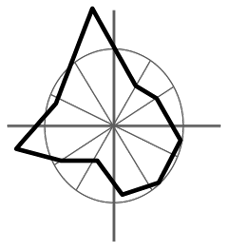
#> input picture gauquelinzonesrotated.gif, 228 x 250 px
$ python all_sps_vs_gauquelin_extracted.py
#> lines starting #> are read from the running program, lines starting #| are printed output that depends on the picture; after the words box and inside, x2 and y2 are one past the last pixel; in counts of white or black regions, pixels touching at a corner belong together
"""
all_sps_vs_gauquelin_extracted.py
   — Same protocol as mars_vs_gauquelin_extracted_shape.py, but applied
     to every non-Mesarthim special point.

  Workflow
  --------
  1. Extract the Gauquelin reference shape from
        ~/Downloads/gauquelinzonesrotated.gif
     by tracing radial distances from the cross-centre at 360 integer
     angles in (0°=top, CW) convention.  Mean-centre and peak-normalise.
  2. For each SP j ∈ {Sun, Moon, Mercury, Venus, Mars, Jupiter, Saturn,
     Uranus, Neptune, Pluto}:
        a. Build wave_j[k] (bin k = angle to SP_j).
        b. Rotate by φ̄_j (circular mean of SP_j_lon) into Mes-frame.
        c. Gaussian-smooth (σ = 30 bin, mode='wrap'), mean-centre.
        d. Take residual_j = SP_j_smooth_centred − Mes_smooth_centred.
        e. Peak-normalise to ±1.
        f. Pearson r vs extracted Gauquelin shape  (and best circular
           shift to gauge alignment robustness).
  3. Render a 2×5 polar grid of overlays + a ranking table + summary
     plots.
"""

import csv as csv_mod
import warnings
from pathlib import Path

import numpy as np
from scipy.ndimage import gaussian_filter1d, median_filter
from PIL import Image
import matplotlib
matplotlib.use("Agg")
import matplotlib.pyplot as plt
import matplotlib.image as mpimg

warnings.filterwarnings("ignore")

DATA_DIR  = Path(__file__).parent
OUT_DIR   = Path(__file__).parent
CSV_FILE  = DATA_DIR / "MinorPlanetSunData.csv"
SP_NPY    = OUT_DIR / "corrected_sp_series.npy"
NAMED_NPY = OUT_DIR / "named_planet_angles_full.npy"
GAUQ_GIF  = Path(__file__).parent / "gauquelinzonesrotated.gif"

N_WAVE     = 360
SIGMA      = 30
LABELS = [
    "Mesarthim", "Sun", "Moon", "Mercury", "Venus",
    "Mars", "Jupiter", "Saturn", "Uranus", "Neptune", "Pluto", "Rahu",
]
MESARTHIM_IDX = 0
SP_COLORS = [
    "#666666", "#e6a700", "#888aa8", "#7a5cb1", "#d96aa6",
    "#c0392b", "#b07a1a", "#3a7a52", "#2c8aa1", "#26426b", "#5a2c80", "#6a1b9a",
]
ASTRO_LAGS = [24, 30, 36, 40, 45, 51, 60, 72, 90, 120, 180]


def _parse(s):
    try:    return float(s.strip())
    except ValueError: return float("nan")


def load_csv(path):
    with open(path, newline="") as f:
        rows = list(csv_mod.reader(f))[:-1]
    return np.array([[_parse(c) for c in r[1:]] for r in rows[1:]], dtype=float)


def normalize_l2(v):
    n = np.linalg.norm(v); return v / n if n > 0 else v.copy()


# [4 lines left out: function wave_from_pairs, not called in this run]


def circular_mean_deg(a):
    return np.degrees(np.angle(np.mean(np.exp(1j * np.radians(a))))) % 360.0


def extract_gauquelin_shape(gif_path):
    im = Image.open(str(gif_path)).convert("L")
    arr = np.array(im).astype(np.int16)
    H, W = arr.shape
    black = arr < 60
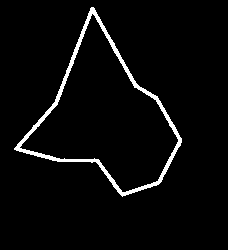
#> black: shape (250, 228) bool; 3.6% white; 1 white region, box (x1, y1, x2, y2) and area: (14, 7, 182, 197) 2033
    gray  = (arr >= 60) & (arr < 200)
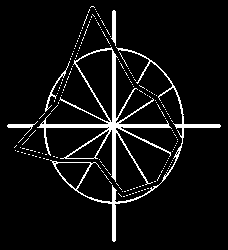
#> gray: shape (250, 228) bool; 6.8% white; 188 white regions (183 under 20 px), largest, box (x1, y1, x2, y2) and area: (37, 47, 172, 185) 1959, (50, 47, 221, 242) 1147, (111, 10, 116, 46) 130, (45, 61, 70, 112) 114, (7, 121, 38, 136) 113
    cx = int(np.argmax(gray.sum(axis=0)))
#> cx = 113
    cy = int(np.argmax(gray.sum(axis=1)))
#> cy = 126
    max_r = int(0.55 * min(H, W))
    radii = np.zeros(N_WAVE, dtype=np.float64)
    for theta_deg in range(N_WAVE):
        rad = np.radians(theta_deg)
        dx = np.sin(rad); dy = -np.cos(rad)
        last_black_r = 0.0
        for rr in range(1, max_r):
            x = int(round(cx + dx * rr))
            y = int(round(cy + dy * rr))
            if x < 0 or x >= W or y < 0 or y >= H: break
            if black[y, x]: last_black_r = float(rr)
        radii[theta_deg] = last_black_r
#> after the loop, radii = 360 values, max 121 at index 350, min 39 at index 206, mean 66.16
    zero_mask = radii == 0
    if zero_mask.any():
        good_idx = np.where(~zero_mask)[0]
        bad_idx  = np.where(zero_mask)[0]
        radii[zero_mask] = np.interp(bad_idx, good_idx, radii[good_idx], period=N_WAVE)
    # circular median filter
    radii = median_filter(np.concatenate([radii[-7:], radii, radii[:7]]), size=5)[7:-7]
#> radii = 360 values, max 119 at index 349, min 40 at index 203, mean 66.15
    return radii, (cx, cy)


def main():
    print(f"Loading Gauquelin reference: {GAUQ_GIF}")
    gauq_radii, centre = extract_gauquelin_shape(GAUQ_GIF)
#> gauq_radii has the same summary as radii in extract_gauquelin_shape; centre = (113, 126)
    gauq_norm = (gauq_radii - gauq_radii.mean())
#> gauq_norm = 360 values, max 52.85 at index 349, min -26.15 at index 203, mean -5.68e-15
    gauq_norm = gauq_norm / np.max(np.abs(gauq_norm))
#> gauq_norm = 360 values, max 1 at index 349, min -0.495 at index 203, mean -9.87e-17
    pk_g = int(np.argmax(gauq_norm)); tr_g = int(np.argmin(gauq_norm))
#> after `pk_g = int(np.argmax(gauq_norm))`: pk_g = 349
#> after `tr_g = int(np.argmin(gauq_norm))`: tr_g = 203
    print(f"  Extracted: peak @ {pk_g}°  ·  trough @ {tr_g}°  ·  centre {centre}")
#|   Extracted: peak @ 349°  ·  trough @ 203°  ·  centre (113, 126)

    body = load_csv(CSV_FILE)
    articles_raw = body[:, 0::2].T
    named_angles_full = np.load(NAMED_NPY)
    valid_mask = ~np.any(np.isnan(named_angles_full), axis=1)
    n_planets = int(valid_mask.sum())
    named_angles = named_angles_full[valid_mask]
    articles = articles_raw[valid_mask]
    sp_series = np.load(SP_NPY)
    n_sp = sp_series.shape[0]
    sp_lon_t = (sp_series - sp_series[MESARTHIM_IDX:MESARTHIM_IDX + 1]) % 360.0
    phi_bar = np.array([circular_mean_deg(sp_lon_t[j]) for j in range(n_sp)])
    norm_articles = np.array(
        [normalize_l2(articles[i].astype(float)) for i in range(n_planets)],
        dtype=np.float32
    )

    print(f"\nBuilding per-SP waves (n={n_planets} Horizons-verified planets)…")
    waves_sp = np.zeros((n_sp, N_WAVE))
    for j in range(n_sp):
        sp = sp_series[j]
        ang = (named_angles - sp[None, :]) % 360.0
        ang_int = (np.ceil(ang).astype(np.int32) % 360).reshape(-1).astype(np.int64)
        waves_sp[j] = wave_from_pairs(ang_int, norm_articles.reshape(-1))
    waves_mes_frame = np.zeros_like(waves_sp)
    for j in range(n_sp):
        waves_mes_frame[j] = np.roll(waves_sp[j], int(np.round(phi_bar[j])) % N_WAVE)
    waves_smooth = np.array([gaussian_filter1d(w, SIGMA, mode="wrap")
                              for w in waves_mes_frame])
    waves_centered = waves_smooth - waves_smooth.mean(axis=1, keepdims=True)
    mes_curve = waves_centered[MESARTHIM_IDX]
    residuals = waves_centered - mes_curve[None, :]   # Mes residual = 0 by construction

    # Peak-normalise each non-Mesarthim residual
    sp_indices = [j for j in range(n_sp) if j != MESARTHIM_IDX]
    norm_residuals = {}
    summary = []
    for j in sp_indices:
        r = residuals[j]
        peak_amp = float(np.max(np.abs(r)))
        rn = r / peak_amp if peak_amp > 0 else r
        norm_residuals[j] = rn
        pk_m = int(np.argmax(rn)); tr_m = int(np.argmin(rn))
        pearson_r = float(np.corrcoef(rn, gauq_norm)[0, 1])
        rs = np.array([np.corrcoef(np.roll(rn, sh), gauq_norm)[0, 1]
                        for sh in range(N_WAVE)])
        best_shift = int(np.argmax(rs)); best_r = float(rs[best_shift])
        summary.append({
            "j": j,
            "label": LABELS[j],
            "peak_bin": pk_m,
            "trough_bin": tr_m,
            "peak_amp_raw": peak_amp,
            "r_pearson": pearson_r,
            "r_pearson_sq": pearson_r ** 2,
            "best_shift": best_shift,
            "r_best_shift": best_r,
        })

    # Ranking
    summary.sort(key=lambda x: -x["r_pearson"])
    print(f"\n══════════ RANKING: Pearson r(SP residual σ={SIGMA}, extracted Gauquelin) ══════════")
    print(f"  {'rank':<5} {'SP':<10} {'peak θ':>7} {'trough θ':>9} "
          f"{'r':>9} {'R²':>8} {'best_shift':>11} {'r_best':>8}")
    print("  " + "-" * 75)
    for rank, s in enumerate(summary, start=1):
        # convert best_shift to ±180° signed
        sh = s["best_shift"]; sh_s = sh - 360 if sh > 180 else sh
        print(f"  {rank:<5} {s['label']:<10} {s['peak_bin']:>6d}° {s['trough_bin']:>8d}° "
              f"{s['r_pearson']:>+9.4f} {s['r_pearson_sq']:>8.4f} "
              f"{sh_s:>+10d}° {s['r_best_shift']:>+8.4f}")

    # ── PLOTTING: 2×5 polar grid of overlays ─────────────────── #
    theta = np.radians(np.arange(N_WAVE))
    theta_closed = np.concatenate([theta, theta[:1]])
    rg = 0.85 + 0.45 * gauq_norm
    rg_closed = np.concatenate([rg, rg[:1]])

    fig = plt.figure(figsize=(28, 13))
    # plot in ranking order (so the strongest matches come first)
    for idx, s in enumerate(summary):
        ax = fig.add_subplot(3, 4, idx + 1, projection="polar")
        rn = norm_residuals[s["j"]]
        rd = 0.85 + 0.45 * rn
        rd_closed = np.concatenate([rd, rd[:1]])
        # Background: reference circle, spokes, crosshairs
        ax.plot(theta_closed, np.ones_like(theta_closed) * 0.85,
                color="gray", lw=1.0, alpha=0.7)
        for ang_deg in range(0, 360, 45):
            ax.plot([np.radians(ang_deg), np.radians(ang_deg)], [0, 1.4],
                    color="gray", lw=0.5, alpha=0.5)
        for ang_deg in [0, 90, 180, 270]:
            ax.plot([np.radians(ang_deg), np.radians(ang_deg)], [0, 1.4],
                    color="dimgray", lw=1.2, alpha=0.7)
        # Gauquelin shape (faint orange)
        ax.plot(theta_closed, rg_closed, color="#d97a00", lw=2.0,
                alpha=0.55, label="Gauquelin (extracted)")
        ax.fill(theta_closed, rg_closed, color="#fbd29a", alpha=0.20)
        # SP residual (bold, SP-coloured)
        ax.plot(theta_closed, rd_closed, color=SP_COLORS[s["j"]],
                lw=2.6, zorder=10, label=f"{s['label']} (σ={SIGMA})")
        # Peak/trough markers
        ax.scatter([np.radians(s["peak_bin"])], [rd[s["peak_bin"]]],
                    color="darkred", s=50, zorder=11,
                    edgecolors="white", linewidths=0.8)
        ax.scatter([np.radians(s["trough_bin"])], [rd[s["trough_bin"]]],
                    color="darkblue", s=50, zorder=11,
                    edgecolors="white", linewidths=0.8)
        # Peak of Gauquelin for reference
        ax.scatter([np.radians(pk_g)], [rg[pk_g]],
                    marker="*", color="#d97a00", s=110, zorder=12,
                    edgecolors="white", linewidths=0.6)

        ax.set_theta_zero_location("N")
        ax.set_theta_direction(-1)
        ax.set_xticks(np.radians(np.arange(0, 360, 45)))
        ax.set_xticklabels(["0", "45", "90", "135", "180", "225", "270", "315"],
                            fontsize=7)
        ax.set_ylim(0, 1.4)
        ax.set_yticklabels([])
        ax.set_title(
            f"#{idx+1}  {s['label']}\n"
            f"peak {s['peak_bin']}° ·  r = {s['r_pearson']:+.3f}\n"
            f"best shift {s['best_shift'] - 360 if s['best_shift'] > 180 else s['best_shift']:+d}°  →  r = {s['r_best_shift']:+.3f}",
            fontsize=10, pad=10
        )

    fig.suptitle(
        f"All non-Mesarthim SPs vs EXTRACTED Gauquelin shape\n"
        f"Each panel: SP − Mes residual (σ={SIGMA}, normalised) overlaid on extracted Gauquelin (faint orange).\n"
        f"Panels ordered by Pearson r (best match first).  Orange star = Gauquelin peak @ {pk_g}°.  "
        f"n = {n_planets} Horizons-verified named planets.",
        fontsize=12, y=1.005
    )
    plt.tight_layout()
    out = OUT_DIR / "all_sps_vs_gauquelin_extracted.png"
    plt.savefig(out, dpi=150, bbox_inches="tight")
    plt.close()
    print(f"\n  Plot → {out}")

    # ── Summary bar chart of Pearson r per SP ──────────────────── #
    fig2, ax2 = plt.subplots(figsize=(13, 6))
    names    = [s["label"] for s in summary]
    rvals    = [s["r_pearson"] for s in summary]
    rbestvals = [s["r_best_shift"] for s in summary]
    cols     = [SP_COLORS[s["j"]] for s in summary]
    xs = np.arange(len(names))
    bars = ax2.bar(xs - 0.18, rvals, width=0.36, color=cols, edgecolor="black",
                    linewidth=0.8, label="Pearson r (zero shift)")
    bars2 = ax2.bar(xs + 0.18, rbestvals, width=0.36, color=cols, edgecolor="black",
                     linewidth=0.8, alpha=0.5, label="Pearson r (best shift)")
    for x, r, rb in zip(xs, rvals, rbestvals):
        ax2.text(x - 0.18, r + (0.02 if r >= 0 else -0.04),
                  f"{r:+.3f}", ha="center", fontsize=8)
        ax2.text(x + 0.18, rb + (0.02 if rb >= 0 else -0.04),
                  f"{rb:+.3f}", ha="center", fontsize=8, alpha=0.7)
    ax2.set_xticks(xs)
    ax2.set_xticklabels(names, rotation=0, fontsize=10)
    ax2.set_ylim(-0.8, 1.0)
    ax2.axhline(0, color="black", lw=0.6)
    ax2.set_ylabel("Pearson r vs extracted Gauquelin shape", fontsize=11)
    ax2.set_title(f"Match between each SP's σ={SIGMA} residual and the extracted Gauquelin curve\n"
                   f"(ranking left → right by Pearson r at zero shift)",
                   fontsize=11)
    ax2.grid(alpha=0.3, axis="y")
    ax2.legend(loc="upper right", fontsize=9)
    plt.tight_layout()
    out2 = OUT_DIR / "all_sps_vs_gauquelin_rank.png"
    plt.savefig(out2, dpi=150, bbox_inches="tight")
    plt.close()
    print(f"  Plot → {out2}")

    # ── Linear overlay panel: each SP residual + Gauquelin (stacked) ── #
    fig3, axes = plt.subplots(12, 1, figsize=(16, 26), sharex=True)
    deg = np.arange(N_WAVE)
    for ax, s in zip(axes, summary):
        rn = norm_residuals[s["j"]]
        ax.plot(deg, gauq_norm, color="#d97a00", lw=1.4, alpha=0.55,
                 label="Gauquelin (extracted)")
        ax.fill_between(deg, 0, gauq_norm, where=(gauq_norm > 0),
                         color="#fbd29a", alpha=0.30)
        ax.plot(deg, rn, color=SP_COLORS[s["j"]], lw=1.8,
                 label=f"{s['label']} (σ={SIGMA})")
        ax.axhline(0, color="gray", lw=0.4)
        for lag in ASTRO_LAGS:
            ax.axvline(lag, color="gray", lw=0.2, alpha=0.4)
        ax.set_xlim(0, 360)
        ax.set_ylim(-1.2, 1.2)
        ax.set_ylabel(f"{s['label']}\n"
                       f"r = {s['r_pearson']:+.3f}", fontsize=9)
        ax.grid(alpha=0.3)
        ax.legend(loc="upper right", fontsize=8)
    axes[-1].set_xlabel("Bin α (degrees from Mesarthim)", fontsize=10)
    fig3.suptitle("Linear overlay — each SP residual (σ={SIGMA}, normalised) vs extracted Gauquelin"
                   .format(SIGMA=SIGMA),
                   fontsize=11, y=1.001)
    plt.tight_layout()
    out3 = OUT_DIR / "all_sps_vs_gauquelin_linear.png"
    plt.savefig(out3, dpi=150, bbox_inches="tight")
    plt.close()
    print(f"  Plot → {out3}")

    # ── CSV ─────────────────────────────────────────────────────── #
    with open(OUT_DIR / "all_sps_vs_gauquelin_extracted_summary.csv", "w", newline="") as f:
        w = csv_mod.writer(f)
        w.writerow(["rank", "SP", "peak_bin_deg", "trough_bin_deg",
                    "raw_peak_amp", "pearson_r_zero_shift", "R_sq",
                    "best_circular_shift_deg", "pearson_r_at_best_shift"])
        for rank, s in enumerate(summary, 1):
            sh = s["best_shift"]; sh_s = sh - 360 if sh > 180 else sh
            w.writerow([rank, s["label"], s["peak_bin"], s["trough_bin"],
                        f"{s['peak_amp_raw']:.6e}",
                        f"{s['r_pearson']:+.6f}", f"{s['r_pearson_sq']:.6f}",
                        sh_s, f"{s['r_best_shift']:+.6f}"])
    print(f"  CSV  → {OUT_DIR / 'all_sps_vs_gauquelin_extracted_summary.csv'}")

    # Full per-bin residuals
    with open(OUT_DIR / "all_sps_vs_gauquelin_extracted_curves.csv", "w", newline="") as f:
        w = csv_mod.writer(f)
        header = ["bin_deg", "gauquelin_extracted_norm"] + \
                 [f"{LABELS[j]}_residual_sigma{SIGMA}_norm" for j in sp_indices]
        w.writerow(header)
        for k in range(N_WAVE):
            row = [k, f"{gauq_norm[k]:+.6e}"] + \
                  [f"{norm_residuals[j][k]:+.6e}" for j in sp_indices]
            w.writerow(row)
    print(f"  CSV  → {OUT_DIR / 'all_sps_vs_gauquelin_extracted_curves.csv'}")


if __name__ == "__main__":
#> (the run stopped early here; a loop or call above may not have finished)

$ run again, with Picture1.png saved as gauquelinzonesrotated.gif
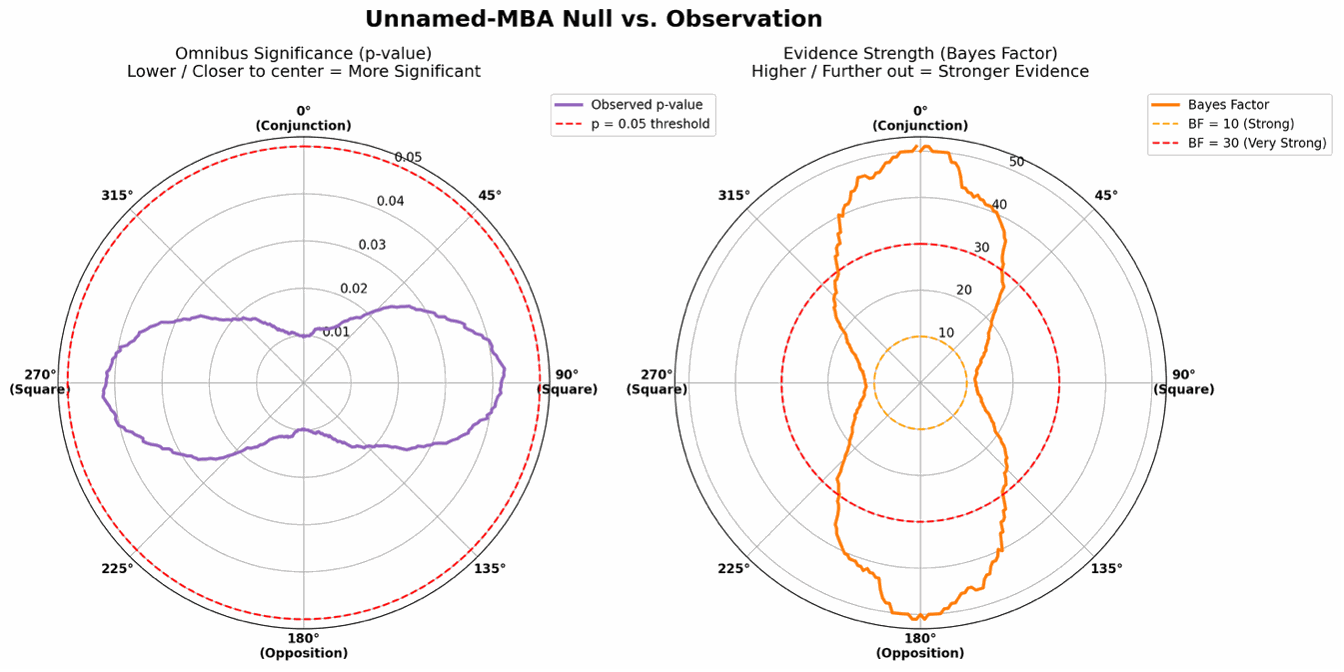
#> input picture Picture1.png, 1344 x 672 px
#> in extract_gauquelin_shape, `black = arr < 60`:
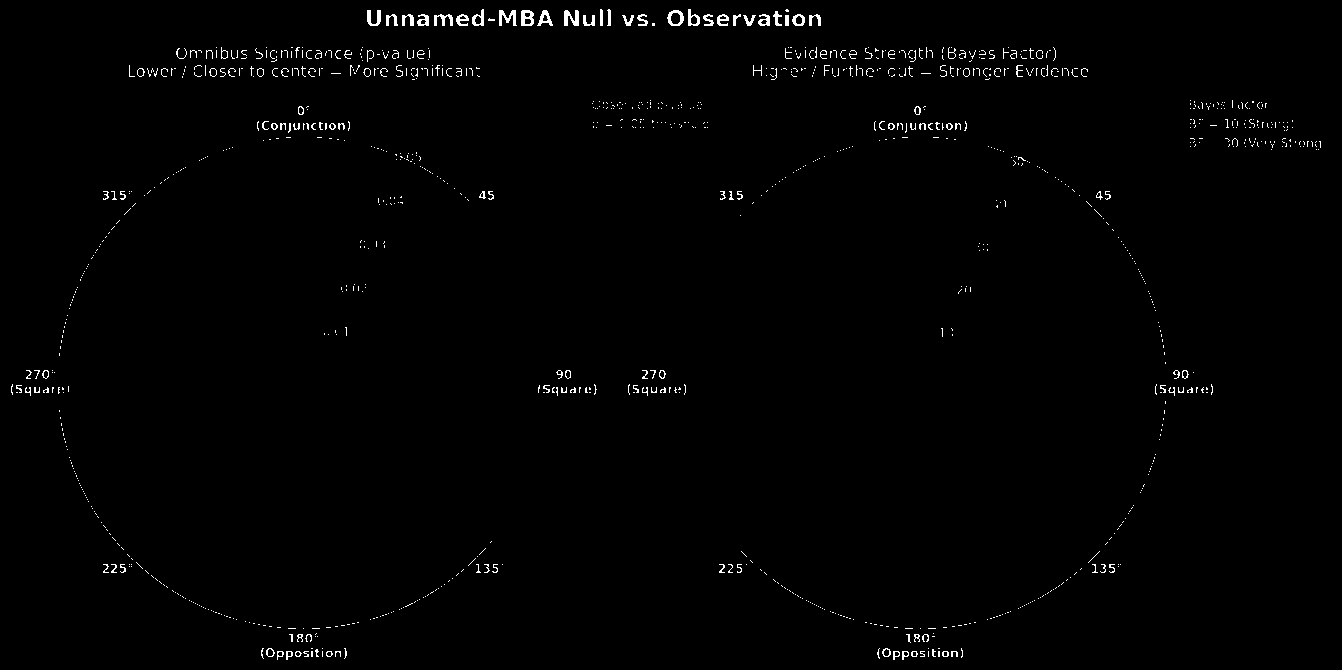
#> black: shape (672, 1344) bool; 1.4% white; 1121 white regions (995 under 20 px), largest, box (x1, y1, x2, y2) and area: (0, 0, 1344, 672) 4028, (564, 10, 579, 26) 160, (499, 10, 517, 26) 155
#> in extract_gauquelin_shape, `gray  = (arr >= 60) & (arr < 200)`:
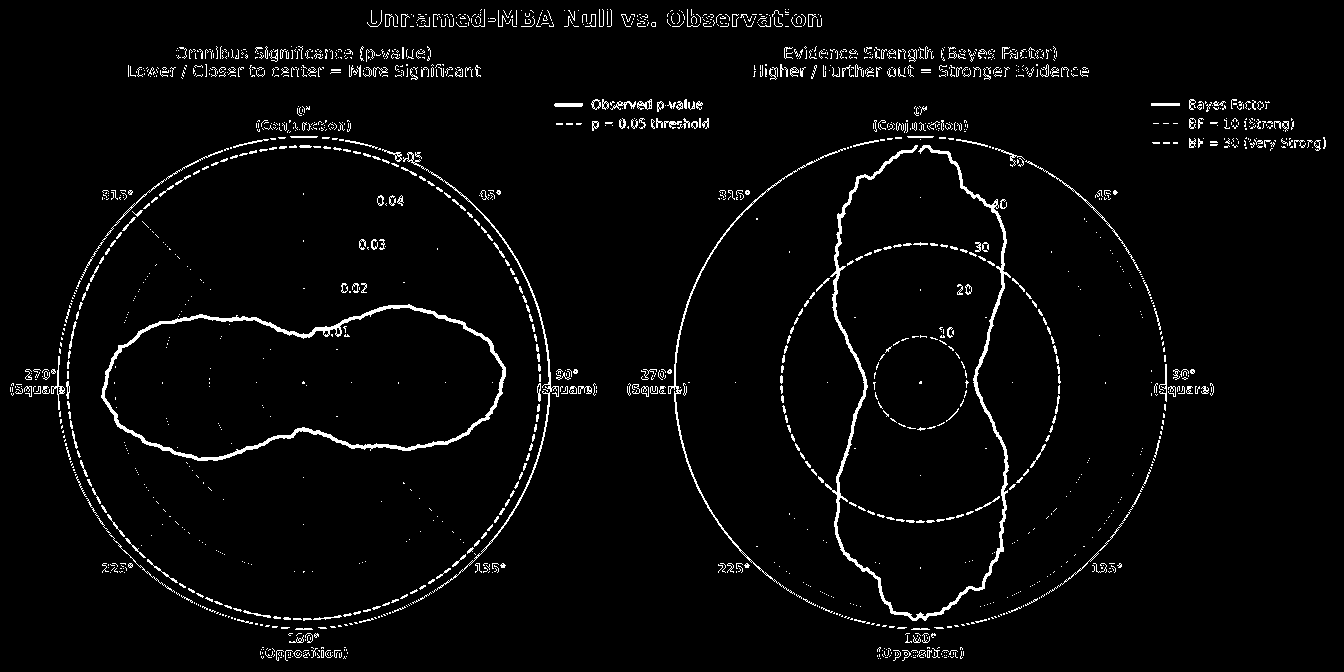
#> gray: shape (672, 1344) bool; 3.2% white in thin lines or dots
#> cx = 837
#> cy = 75
#> after the loop in extract_gauquelin_shape, `for theta_deg in range(N_WAVE):`: radii = 360 values, max 368 at index 211, min 0 at index 0, mean 91.37
#> good_idx = 299 values from 5 to 358
#> bad_idx = 61 values from 0 to 359
#> in extract_gauquelin_shape, `radii = median_filter(np.concatenate([radii[-7:], radii, radii[:7]]), ..`: radii = 360 values, max 363 at index 209, min 1 at index 101, mean 110.5
#> gauq_radii has the same summary as radii in extract_gauquelin_shape; centre = (837, 75)
#> in main, `gauq_norm = (gauq_radii - gauq_radii.mean())`: gauq_norm = 360 values, max 252.5 at index 209, min -109.5 at index 101, mean 1.89e-15
#> in main, `gauq_norm = gauq_norm / np.max(np.abs(gauq_norm))`: gauq_norm = 360 values, max 1 at index 209, min -0.434 at index 101, mean 9.87e-18
#> pk_g = 209
#> tr_g = 101
#|   Extracted: peak @ 209°  ·  trough @ 101°  ·  centre (837, 75)
